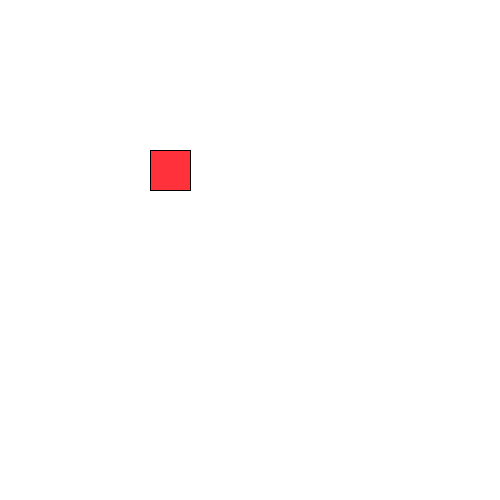
Frame 1 (no input)
Frame 60 (the mouse pressed at the canvas centre just before this capture): identical to frame 1, image omitted
Frame 120 (the mouse held since frame 60 and released just before this capture): identical to frame 1, image omitted

The Processing sketch that drew this single still picture (run headless with seeded random() and noise(); from frame 60 on, the mouse is pressed at the canvas centre):

// Processing sketch: H12opd6
// ── H12opd6.pde
int noob;
int pro;

void setup(){
 size(500,500);
 noob=150;
 pro=150;
}

void draw(){
   background(255);
   fill(255,50,60);
  rect(noob,pro,40,40); 
}

void keyPressed(){
   if(keyCode == 37){
     noob = noob - 10;
   }
   if(keyCode == 38){
     pro = pro - 10;
     
   }
   if(keyCode == 39){
     noob = noob + 10;
     
   }
   if(keyCode == 40){
     pro = pro + 10;
   }
}
